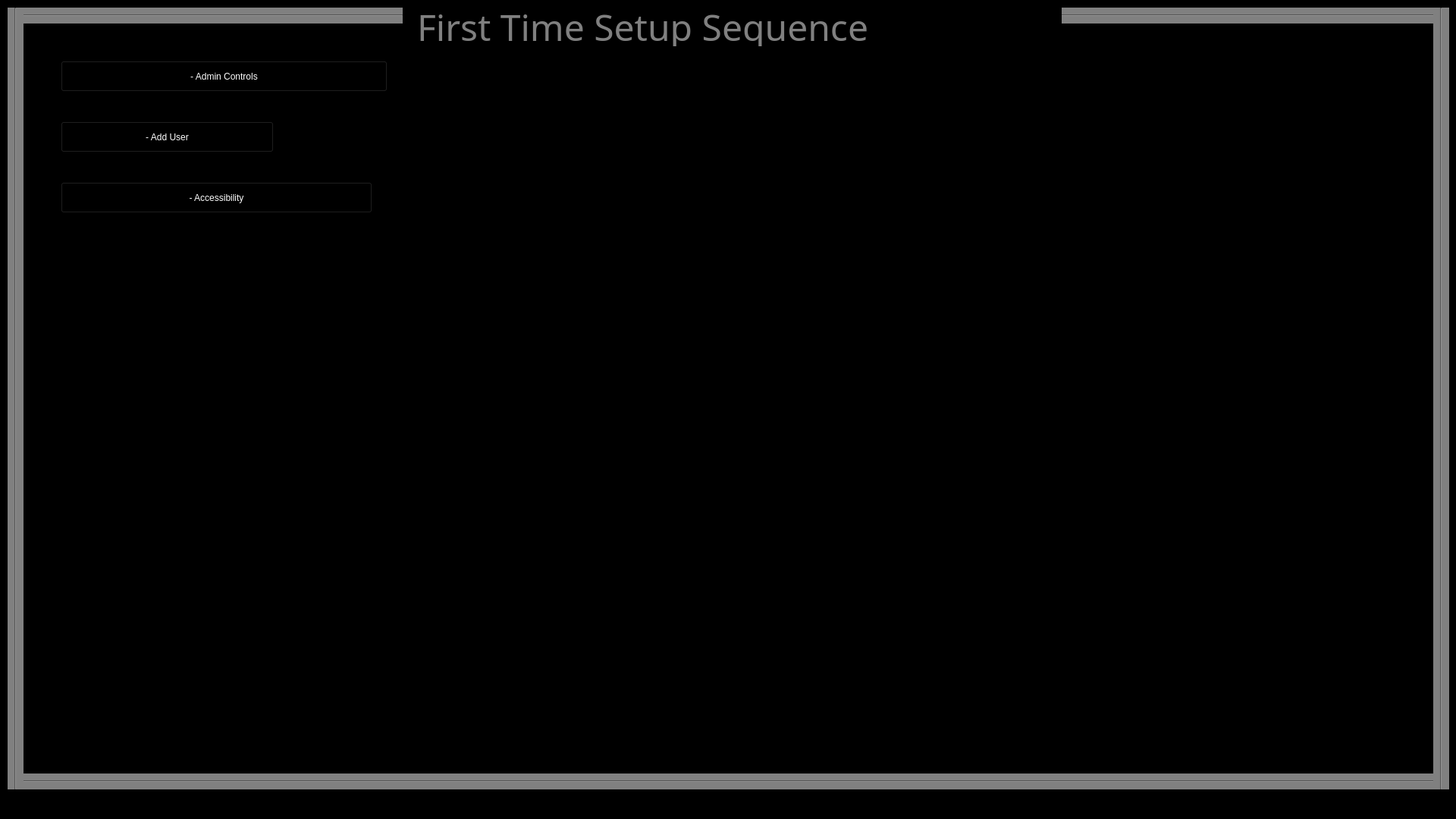
<?xml version="1.0" encoding="UTF-8"?>
<ui version="4.0">
 <class>InitConfMain</class>
 <widget class="QWidget" name="InitConfMain">
  <property name="geometry">
   <rect>
    <x>0</x>
    <y>0</y>
    <width>1920</width>
    <height>1080</height>
   </rect>
  </property>
  <property name="windowTitle">
   <string>Form</string>
  </property>
  <property name="styleSheet">
   <string notr="true">background-color: black;</string>
  </property>
  <widget class="Line" name="line_5">
   <property name="geometry">
    <rect>
     <x>1400</x>
     <y>10</y>
     <width>511</width>
     <height>21</height>
    </rect>
   </property>
   <property name="styleSheet">
    <string notr="true">background-color: gray;</string>
   </property>
   <property name="orientation">
    <enum>Qt::Horizontal</enum>
   </property>
  </widget>
  <widget class="Line" name="line_4">
   <property name="geometry">
    <rect>
     <x>10</x>
     <y>1020</y>
     <width>1901</width>
     <height>21</height>
    </rect>
   </property>
   <property name="styleSheet">
    <string notr="true">background-color: gray;</string>
   </property>
   <property name="orientation">
    <enum>Qt::Horizontal</enum>
   </property>
  </widget>
  <widget class="Line" name="line_3">
   <property name="geometry">
    <rect>
     <x>1890</x>
     <y>10</y>
     <width>21</width>
     <height>1031</height>
    </rect>
   </property>
   <property name="styleSheet">
    <string notr="true">background-color: gray</string>
   </property>
   <property name="orientation">
    <enum>Qt::Vertical</enum>
   </property>
  </widget>
  <widget class="Line" name="line_2">
   <property name="geometry">
    <rect>
     <x>10</x>
     <y>10</y>
     <width>21</width>
     <height>1031</height>
    </rect>
   </property>
   <property name="styleSheet">
    <string notr="true">background-color: gray</string>
   </property>
   <property name="orientation">
    <enum>Qt::Vertical</enum>
   </property>
  </widget>
  <widget class="Line" name="line">
   <property name="geometry">
    <rect>
     <x>10</x>
     <y>10</y>
     <width>521</width>
     <height>21</height>
    </rect>
   </property>
   <property name="styleSheet">
    <string notr="true">background-color: gray;</string>
   </property>
   <property name="orientation">
    <enum>Qt::Horizontal</enum>
   </property>
  </widget>
  <widget class="QLabel" name="label">
   <property name="geometry">
    <rect>
     <x>550</x>
     <y>10</y>
     <width>831</width>
     <height>51</height>
    </rect>
   </property>
   <property name="font">
    <font>
     <family>TI-92p Mini Sans</family>
     <pointsize>36</pointsize>
    </font>
   </property>
   <property name="styleSheet">
    <string notr="true">color: gray;</string>
   </property>
   <property name="text">
    <string>First Time Setup Sequence</string>
   </property>
  </widget>
  <widget class="QPushButton" name="AdminControlsButton">
   <property name="geometry">
    <rect>
     <x>80</x>
     <y>80</y>
     <width>431</width>
     <height>41</height>
    </rect>
   </property>
   <property name="styleSheet">
    <string notr="true">color: white;
font: 28pt &quot;TI-92p Mini Sans&quot;;</string>
   </property>
   <property name="text">
    <string>- Admin Controls</string>
   </property>
  </widget>
  <widget class="QPushButton" name="AddUserButton">
   <property name="geometry">
    <rect>
     <x>80</x>
     <y>160</y>
     <width>281</width>
     <height>41</height>
    </rect>
   </property>
   <property name="styleSheet">
    <string notr="true">color: white;
font: 28pt &quot;TI-92p Mini Sans&quot;;</string>
   </property>
   <property name="text">
    <string>- Add User</string>
   </property>
  </widget>
  <widget class="QPushButton" name="AccessiblilityButton">
   <property name="geometry">
    <rect>
     <x>80</x>
     <y>240</y>
     <width>411</width>
     <height>41</height>
    </rect>
   </property>
   <property name="styleSheet">
    <string notr="true">color: white;
font: 28pt &quot;TI-92p Mini Sans&quot;;</string>
   </property>
   <property name="text">
    <string>- Accessibility</string>
   </property>
  </widget>
  <zorder>line</zorder>
  <zorder>line_5</zorder>
  <zorder>line_4</zorder>
  <zorder>line_3</zorder>
  <zorder>line_2</zorder>
  <zorder>label</zorder>
  <zorder>AdminControlsButton</zorder>
  <zorder>AddUserButton</zorder>
  <zorder>AccessiblilityButton</zorder>
 </widget>
 <resources/>
 <connections/>
</ui>
